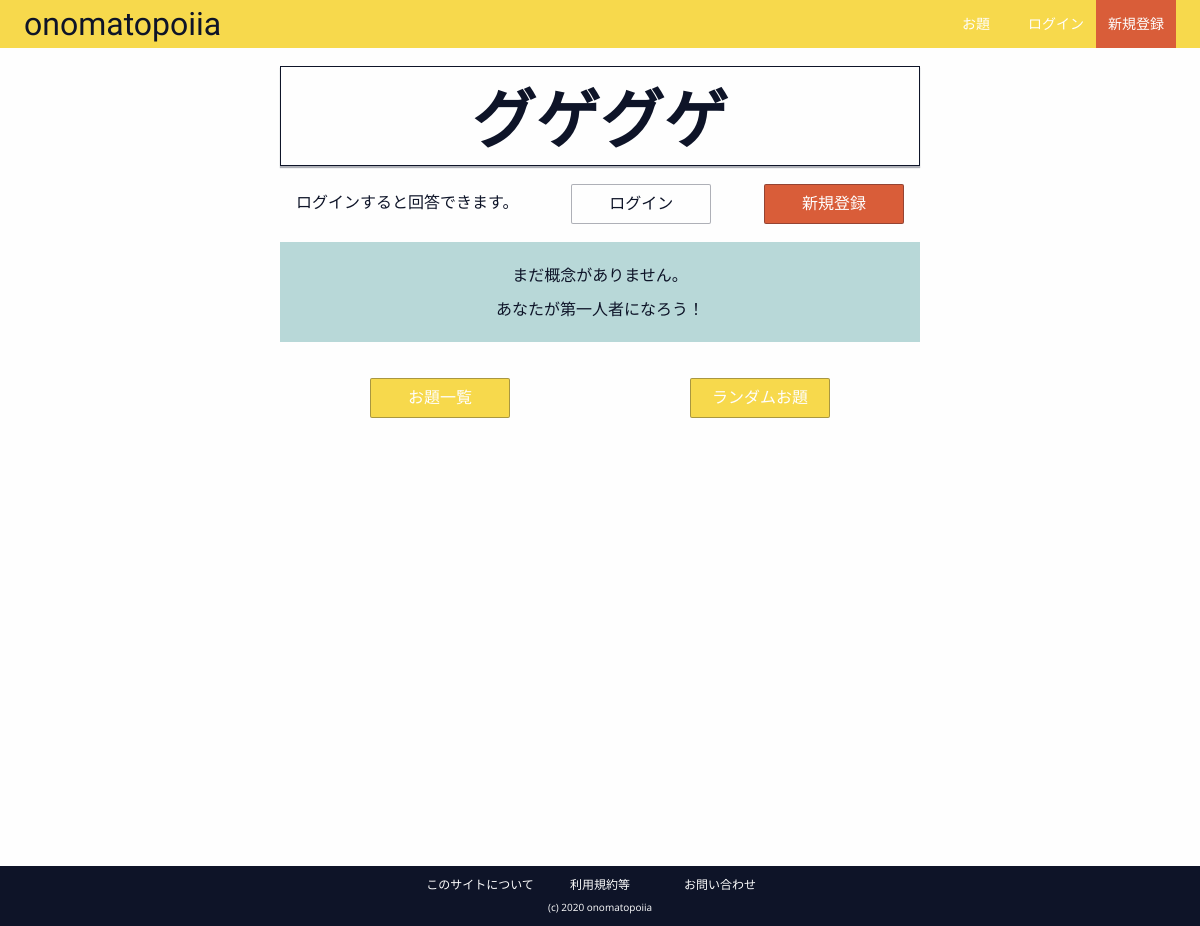
Page /odai/5/ on the earlier database version.
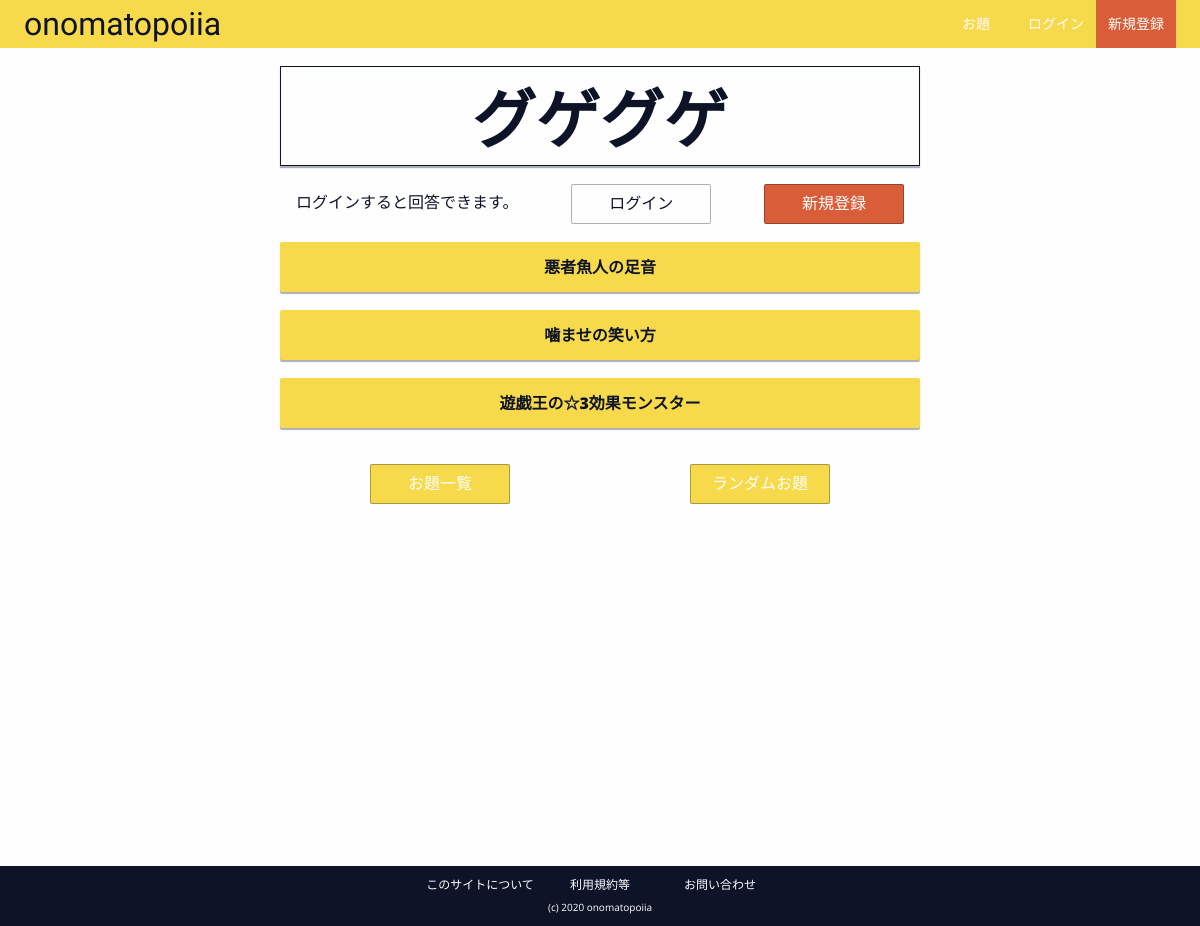
Same page on the later database version.
### onomato/models.py (models this page shows, shortened)
class Odai(models.Model):
    odai_text = models.CharField(max_length=4)
    pub_date = models.DateTimeField('date published')

class Answer(models.Model):
    odai = models.ForeignKey(Odai, on_delete=models.CASCADE)
    answer_text = models.CharField(max_length=50, null=False)
    pub_date = models.DateTimeField('date published')

### onomato/views.py (the view)
# urls.py: path('odai/<int:odai_id>/', views.odai_detail, name='odai_detail'),
def odai_detail(request, odai_id):
    odai = Odai.objects.get(id=odai_id)
    is_login = request.user.is_authenticated
    if request.method == 'POST':
        form = AnswerForm(request.POST)
        if form.is_valid():
            answer = form.save(commit=False)  # フォームの内容を保存(DBには反映しない)
            answer.odai = odai
            answer.pub_date = timezone.now()
            answer.save()  # 再び保存(DBに反映)
            return redirect(f'/odai/{odai_id}')
        else:
            form = AnswerForm()
            context = {'odai': odai, 'form': form, 'is_login': is_login}
            return render(request, 'odai_detail.html', context)
    else:
        context = {'odai': odai, 'is_login': is_login}
        return render(request, 'odai_detail.html', context)

### templates/odai_detail.html (shortened to what this page needs)
{% extends 'base.html' %} {% load static %} {% block link %}
<link rel="stylesheet" href="{% static '/css/odai_detail.css' %}" />
{% endblock %} {% block content %}
<div class="main__kaitou">
  <div class="main__kaitou__odai">
    <h2 class="main__kaitou__odai-text">{{ odai.odai_text }}</h2>
  </div>
  {% if is_login %}
  <form action="" method="POST" class="main__kaitou__form">
    {% csrf_token %}
    <label for="answer_text">これはなに？</label>
    <input
      type="text"
      id="answer_text"
      name="answer_text"
      class="main__kaitou__form__text"
      placeholder="20文字まで"
      maxlength="20"
      required
      autofocus
    />
    <input type="submit" value="送信" class="main__kaitou__form__submit" />
    {% else %}
    <div class="main__kaitou__not-login">
      <p class="main__kaitou__not-login__text">ログインすると回答できます。</p>
      <a href="{% url 'login' %}" class="main__kaitou__not-login__login-link">
        ログイン
      </a>
      <a
        href="{% url 'accounts:signup' %}"
        class="main__kaitou__not-login__signup-link"
      >
        新規登録
      </a>
    </div>
    {% endif %}
  <div class="main__kaitou__kaitous">
    {% if odai.answer_set.all %} {% for q in odai.answer_set.all %}
    <div class="main__kaitou__kaitous__kaitou">
      <p>{{q.answer_text}}</p>
    </div>
    {% endfor %} {% else %}
    <div class="main__kaitou__no-kaitou-message">
      <p>まだ概念がありません。</p>
      <p>あなたが第一人者になろう！</p>
    </div>
    {% endif %}
  </div>
  <div class="main__kaitou__links">
    <a
      href="{% url 'onomato:odai_index' %}"
      class="main__kaitou__links__odai-link"
      >お題一覧</a
    >
    <a href="#" class="main__kaitou__links__odai-link">ランダムお題</a>
  </div>
</div>
{% endblock %}

### templates/base.html (shortened to what this page needs)
{% load static %}
<!DOCTYPE html>
<html lang="ja">
  <head>
    <link rel="stylesheet" href="{% static '/css/reset.css' %}" />
    <link rel="stylesheet" href="{% static '/css/base.css' %}" />
    {% block link %}{% endblock %}
  </head>
  <body>
    <header class="header">
      <h1>
        <a href="{% url 'onomato:index' %}" class="header__title"
          >onomatopoiia</a
        >
      </h1>
      <nav class="header__nav">
        <ul class="header__nav__list">
          <a href="{% url 'onomato:odai_index' %}">
            <li class="header__nav__list__item">お題</li>
          </a>
          {% if request.user.is_authenticated %}
          <li class="header__nav__list__item user" id="user-tab">
            <p class="user__text">
              {{ request.user.username | truncatechars:7 }}
            </p>
            <ul class="user__user-menu hidden" id="user-menu">
              <a href="#">
                <li class="user-menu__item">マイページ</li>
              </a>
              <a href="{% url 'logout' %}">
                <li class="user-menu__item">ログアウト</li>
              </a>
            </ul>
          </li>
          {% else %}
          <a href="{% url 'login' %}" class="header__nav__list__item login">
            <li>ログイン</li>
          </a>
          <a
            href="{% url 'accounts:signup' %}"
            class="header__nav__list__item signup"
          >
            <li>新規登録</li>
          </a>
          {% endif %}
        </ul>
      </nav>
    </header>
    <main class="main">
      {% block content %} {% endblock %}
    </main>
    <footer class="footer">
      <div class="footer__abouts">
        <ul>
          <a href="{% url 'onomato:about' %}"><li>このサイトについて</li></a>
          <a href="{% url 'onomato:tos' %}"><li>利用規約等</li></a>
          <a href="{% url 'onomato:contact' %}"><li>お問い合わせ</li></a>
        </ul>
      </div>
      <div class="footer__copyright">
        <p>
          (c) 2020 onomatopoiia
        </p>
      </div>
    </footer>
  </body>
</html>

### static/css/base.css (style rules this page uses)
* { font-family: "Open Sans", "M PLUS 1p", cursive; }
body { background-color: #fefefe; color: #0e1428; font-size: 16px; }
.header { background-color: #f7d94c; display: flex; justify-content: space-between; height: 48px; }
.header__title { font-family: "Lemon", cursive; font-size: 32px; line-height: 48px; margin: 0 24px; }
.header__nav__list { display: flex; justify-content: space-around; height: 48px; margin-right: 24px; }
.header__nav__list__item { color: #fefefe; display: inline-block; font-size: 14px; display: inline-block; line-height: 48px; height: 48px; text-align: center; transition: background-color 0.2s; width: 80px; }
.header__nav__list__item.login { background-color: #f7d94c; }
.header__nav__list__item.signup { background-color: #d95d39; }
.main { margin: 0 auto; min-height: 100vh; max-width: 640px; min-width: 320px; }
.footer { background-color: #0e1428; color: #fefefe; font-size: 12px; height: 60px; padding: 8px 0; }
.footer__abouts { height: 22px; width: 360px; margin: 0 auto; }
.footer__abouts ul { display: flex; justify-content: center; }
.footer__abouts ul li { display: inline-block; line-height: 22px; text-align: center; transition: opacity 0.2s; width: 120px; }
.footer__copyright { font-size: 10px; line-height: 22px; text-align: center; }

### static/css/odai_detail.css (style rules this page uses)
.main__kaitou__odai { border: 1px solid #0e1428; box-shadow: 0 2px 1px 0 #0e142855; display: grid; margin: 18px 0; place-items: center; height: 100px; }
.main__kaitou__odai-text { font-family: "Koharuiro"; font-size: 64px; font-weight: bold; margin: 18px 0; }
.main__kaitou__not-login { display: flex; justify-content: space-between; margin: 18px 16px 18px 16px; }
.main__kaitou__not-login__text { line-height: 36px; }
.main__kaitou__not-login__signup-link { background-color: #d95d39; border: 1px solid #0e142855; border-radius: 2px; color: #fefefe; display: block; line-height: 32px; height: 40px; padding: 2px 8px; text-align: center; transition: background-color 0.2s; width: 140px; }
.main__kaitou__not-login__login-link { background-color: #fefefe; border: 1px solid #0e142855; border-radius: 2px; display: block; height: 40px; line-height: 32px; padding: 2px 8px; text-align: center; transition: background-color 0.2s; width: 140px; }
.main__kaitou__kaitous__kaitou { background-color: #f7d94c; border-radius: 2px; box-shadow: 0 2px 1px 0 #0e142855; display: grid; font-weight: 800; margin: 18px 0; place-items: center; height: 50px; }
.main__kaitou__links { display: flex; }
.main__kaitou__links__odai-link { background-color: #f7d94c; border: 1px solid #0e142855; border-radius: 2px; color: #fefefe; display: block; height: 40px; line-height: 32px; margin: 18px auto; padding: 2px 8px; text-align: center; transition: background-color 0.2s; width: 140px; }

Differences in the rows shown:
added Answer: answer_text "悪者魚人の足音"
added Answer: answer_text "噛ませの笑い方"
added Answer: answer_text "遊戯王の☆3効果モンスター"
Other differences:
text no longer shown: "まだ概念がありません。 あなたが第一人者になろう！"
